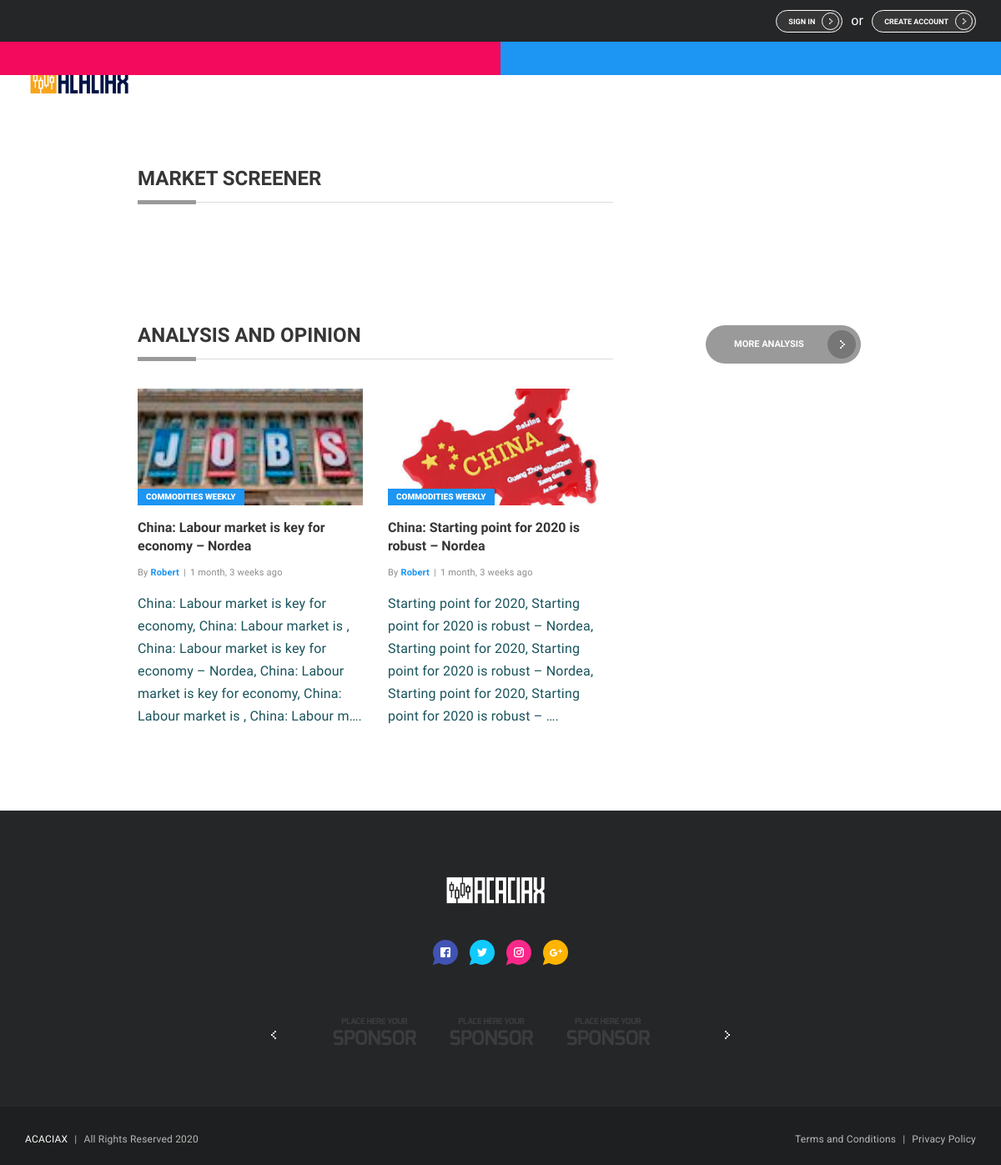
The page /market_screener/ on the database its author committed.
### analysis/models.py (models this page shows, shortened)
class AnalysisArticle(models.Model):
	ANALYSIS_ARTICLE_CATEGORY = (
		('COMMODITIES WEEKLY', 'COMMODITIES WEEKLY'),
	)
	title = models.CharField(max_length=255)
	description = models.TextField(max_length=4000)
	category = models.CharField(max_length=255, choices=ANALYSIS_ARTICLE_CATEGORY, default='COMMODITIES WEEKLY')
	image = models.ImageField(blank=True, upload_to='analysis')
	last_updated = models.DateTimeField(auto_now_add=True)
	starter = models.ForeignKey(User, related_name='analysis_articles', on_delete=models.CASCADE)

### forum/views.py (the view)
# urls.py: path('market_screener/', views.market_screener, name='market_screener'),
def market_screener(request):
    analysis_objects = AnalysisArticle.objects.all()
    context = {'analysis_objects':analysis_objects}
    return render(request, 'market-screener.html', context)

### templates/market-screener.html (shortened to what this page needs)
{% extends 'base.html' %}
{% load static %}
{% load humanize %}
{% block content_market_screener %}
  <div class="layout-content-1 grid-limit">
    <div class="layout-body layout-item centered grid3-1col">
      <div class="layout-item cstm-grid-60 centered">
        <div class="layout-item-2-1">
          <div class="layout-item">
            <div class="section-title-wrap light-gray">
              <h2 class="">MARKET SCREENER</h2>
              <div class="section-title-separator"></div>
            </div>
          </div>
          <div class="layout-item">
          </div>
        </div>
      </div>
      <div class="layout-item-2-1 mgn_top_10pc display-flex">
          <div class="layout-item">
            <div class="section-title-wrap light-gray">
              <h2 class="">ANALYSIS AND OPINION</h2>
              <div class="section-title-separator"></div>
            </div>
          </div>
          <div class="layout-item">
            <a href="{% url 'analysis' %}">
              <button class="button light-gray cstm_fit_content mgn_left-40">
                MORE ANALYSIS
                <span class="button-ornament">
                  <svg class="arrow-icon medium">
                    <use xlink:href="#svg-arrow-medium"></use>
                  </svg>
                </span>
              </button>
            </a>
          </div>
        </div>
      <div class="layout-item-1-1-1">
        {% for analysis in analysis_objects|slice:":3" %}
        <div class="layout-item">
          <div class="post-preview gaming-news img-toggle">
            <a href="{% url 'analysis_posts' analysis.pk %}">
              <div class="post-preview-img-wrap">
                <figure class="post-preview-img liquid">
                </figure>
              </div>
            </a>
            <a href="#0" class="tag-ornament">{{ analysis.category }}</a>
            <a href="{% url 'analysis_posts' analysis.pk %}" class="post-preview-title">{{ analysis.title }}</a>
            <div class="post-author-info-wrap">
              <p class="post-author-info small light">By <a href="search-results.html" class="post-author cstm-camel-case">{{ analysis.starter }}</a><span class="separator">|</span>{{ analysis.last_updated|naturaltime }}</p>
            </div>
            <p class="post-preview-text base-color">{{ analysis.description|truncatechars:200 }}.</p>
          </div>
        </div>
        {% endfor %}
      </div>
    </div>
  </div>
{% endblock content_market_screener %}

### static/css/custom_css.css (style rules this page uses)
html { scroll-behavior: smooth; }
span { font-family: "Exo",sans-serif!important; letter-spacing: 0.2px; }
p { font-size: 1.0em; padding-top: 8px; font-family: "Exo",sans-serif!important; letter-spacing: 0.2px; }
.tag-ornament { background-color: #ffb400; }
.cstm-camel-case { text-transform: capitalize; }
.post-preview-title { text-transform: unset!important; }
.section-title-wrap .section-title-separator:before { height: 5px; }
button.light-gray { background-color: #9a9a9a; }
.cstm_fit_content { width: fit-content; }
.mgn_left-40 { margin-left: 30%; }
.section-title-wrap.light-gray .section-title-separator:before { background-color: #9a9a9a; }
.mgn_top_10pc { margin-top: 10%; }
.base-color { color: #18535B; }

### rows shown on the page
AnalysisArticle: category "COMMODITIES WEEKLY", title "China: Labour market is key for economy – Nordea", starter "Robert", last_updated "1 month, 3 weeks ago", description "China: Labour market is key for economy, China: Labour market is , China: Labour market is key for economy – Nordea, China: Labour market is key for economy, China: Labour market is , China: Labour m…"
AnalysisArticle: category "COMMODITIES WEEKLY", title "China: Starting point for 2020 is robust – Nordea", starter "Robert", last_updated "1 month, 3 weeks ago", description "Starting point for 2020, Starting point for 2020 is robust – Nordea, Starting point for 2020, Starting point for 2020 is robust – Nordea, Starting point for 2020, Starting point for 2020 is robust – …"
